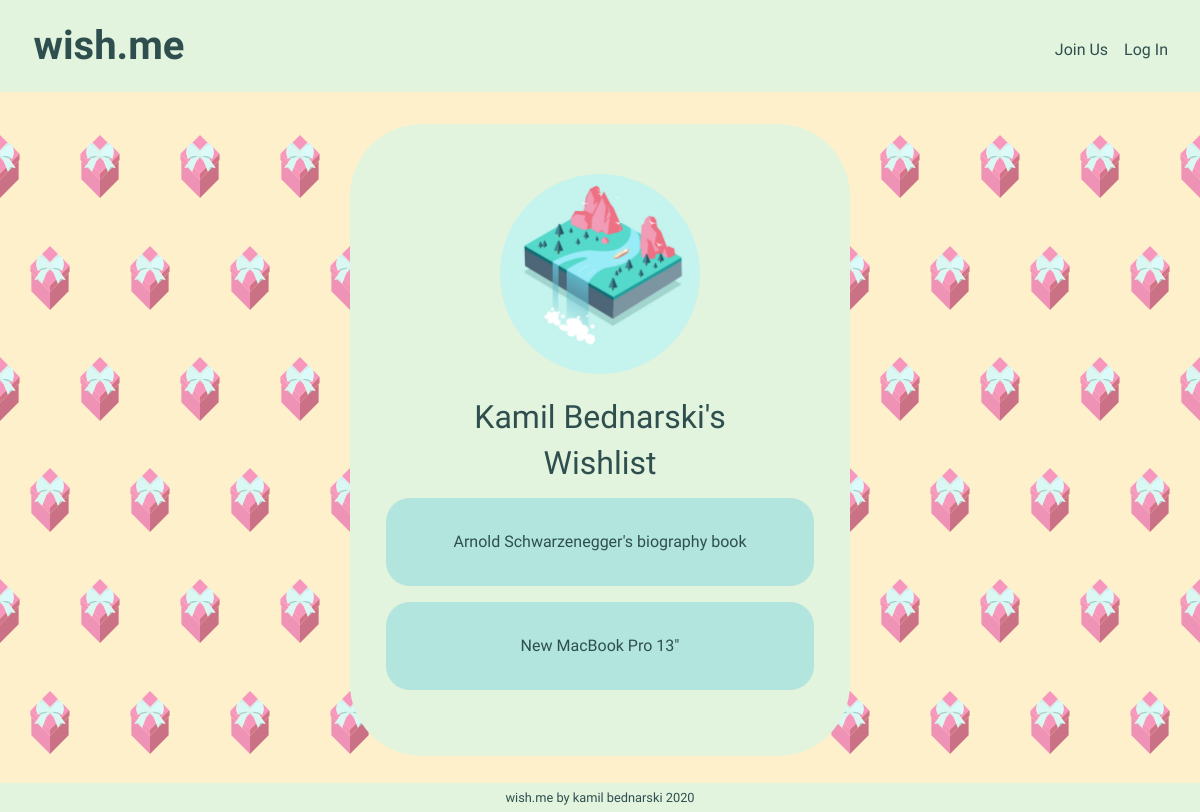
The app's page /bdktestbdk, older data.
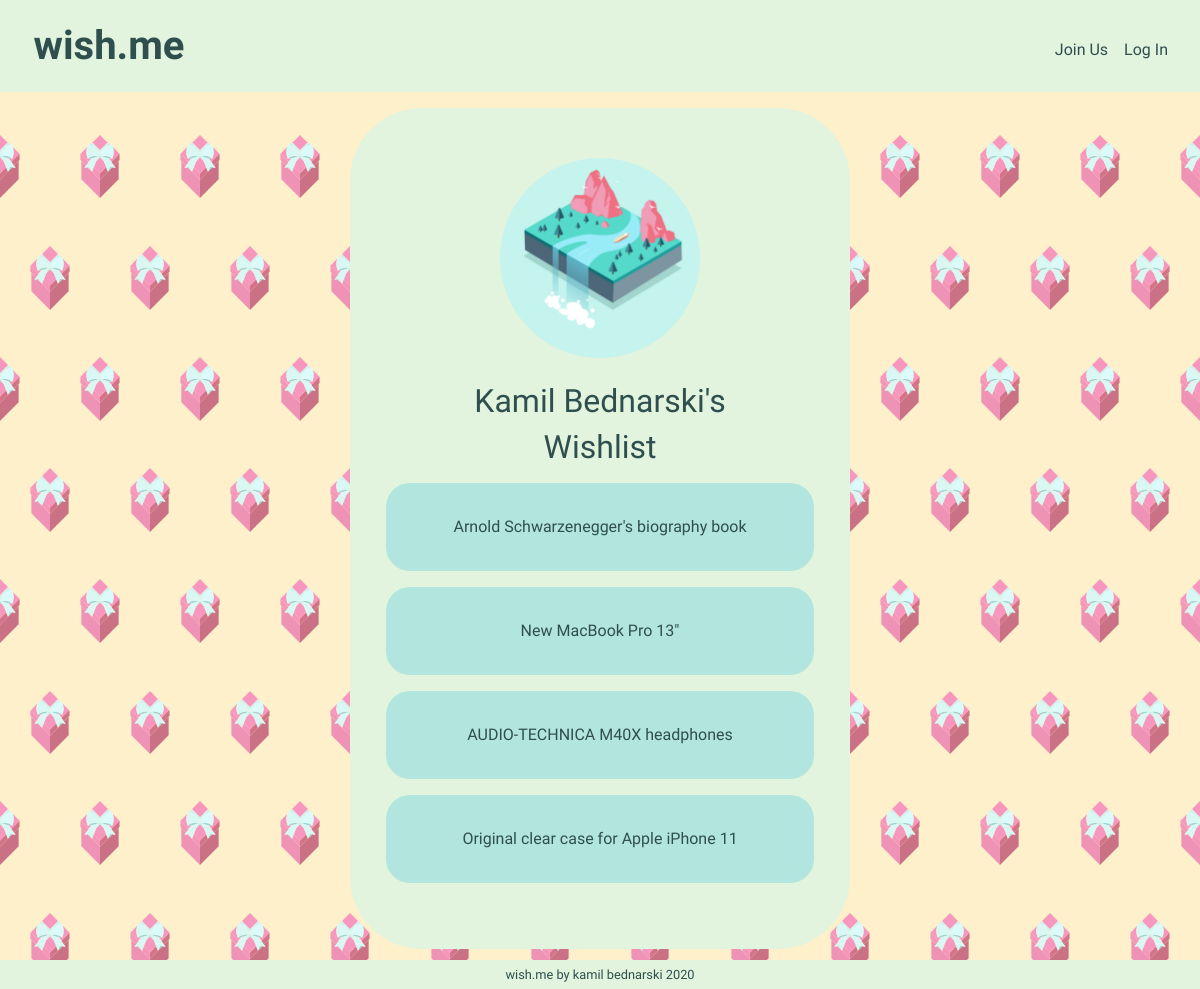
The same page, newer data.
### tables this page shows
CREATE TABLE users (id INTEGER PRIMARY KEY AUTOINCREMENT, username TEXT NOT NULL, hash TEXT NOT NULL, name TEXT NOT NULL, surname TEXT NOT NULL, email TEXT NOT NULL, city TEXT NOT NULL, country TEXT NOT NULL);

CREATE TABLE wishes (id INTEGER NOT NULL, wish TEXT NOT NULL, date TIMESTAMP NOT NULL DEFAULT CURRENT_TIMESTAMP);

### app.py (the view)
@app.route("/<username>", methods=["GET", "POST"])
def public_profile(username):
    print(f"LOG INFO: SEARCHING FOR USER WITH USERNAME: {username}")
    user_data = db.execute("SELECT * FROM users WHERE username = :username", username=username)
    if len(user_data) == 1:
        username = username
        id = user_data[0]["id"]
        name = user_data[0]["name"]
        surname = user_data[0]["surname"]
        email = user_data[0]["email"]
        city = user_data[0]["city"]
        country = user_data[0]["country"]
        user_image = db.execute("SELECT * FROM images WHERE id = :id", id=id)
        if user_image[0]["image"] == 1:
            image_source = f"/uploads/{id}.jpg"
        else:
            image_source = "profileimg.bmp"
        user_data = db.execute("SELECT * FROM users WHERE id = :id", id=id)
        name = user_data[0]["name"]
        surname = user_data[0]["surname"]
        wishlist = db.execute("SELECT wish FROM wishes WHERE id = :id", id=id)
        return render_template("profile_public.html", name=name, surname=surname, username=username, email=email, city=city, country=country, image_source=image_source, wishlist=wishlist)
    else:
        flash("There's no user with that username.")
        return redirect(url_for('index'))

### app.py (called while the page is built)
@app.after_request
def after_request(response):
    response.headers["Cache-Control"] = "no-cache, no-store, must-revalidate"
    response.headers["Expires"] = 0
    response.headers["Pragma"] = "no-cache"
    return response

### templates/profile_public.html (shortened to what this page needs)
{% extends "layout.html" %}
{% block main %}
    <div class="form-container">
        <div class="text-center pb-4">
            <img class="profile-img" src="../static/image/{{ image_source }}">
        </div>
        <div class="form-group">
            <div class="text-center">
                <h2>{{ name }} {{ surname }}'s</h2>
                <h2>Wishlist</h2>
            </div>
        </div>
        {% for record in wishlist %}
            <div class="pb-3">
                <div class="wishlist-item-container">
                    <div class="form-group text-center pt-3">
                        <p>{{ wishlist[loop.index-1]['wish'] }}</p>
                    </div>
                </div>
            </div>
        {% endfor %}
    </div>
{% endblock %}

### templates/layout.html (shortened to what this page needs)
<!DOCTYPE html>
<html lang="en">
    <head>
        <link href="https://maxcdn.bootstrapcdn.com/bootstrap/4.1.3/css/bootstrap.min.css" rel="stylesheet">
        <link rel="stylesheet" href="https://cdnjs.cloudflare.com/ajax/libs/bootstrap-datepicker/1.4.1/css/bootstrap-datepicker3.css"/>
        <link href="/static/styles.css" rel="stylesheet">
    </head>
    <body>
        <nav class="navbar navbar-expand-md navbar-light nav-bar-color">
            {% if session.user_id %}
            <div class="logo-surrounding">
                <a class="logo">wish.me</a>
            </div>
            {% else %}
            <div class="logo-surrounding">
                <a href="/"class="logo">wish.me</a>
            </div>
            {% endif %}
            <div class="collapse navbar-collapse" id="navbar">
                {% if session.user_id %}
                    <ul class="navbar-nav mr-auto mt-2 px-2 pl-3">
                        <li class="nav-item"><a class="nav-link text-navbar" href="/wishlist">Wishlist</a></li>
                        <li class="nav-item"><a class="nav-link text-navbar" href="/profile">Profile</a></li>
                    </ul>
                    <ul class="navbar-nav ml-auto mt-2 px-2 pl-3">
                        <li class="nav-item"><a class="nav-link text-navbar" href="/logout">Log Out</a></li>
                    </ul>
                {% else %}
                    <ul class="navbar-nav ml-auto mt-2 px-2 pl-3">
                        <li class="nav-item"><a class="nav-link text-navbar" href="/register">Join Us</a></li>
                        <li class="nav-item"><a class="nav-link text-navbar" href="/login">Log In</a></li>
                    </ul>
                {% endif %}
            </div>
        </nav>
        <main >
            {% block main %}{% endblock %}
        </main>
        <div class="text-center">
            <footer class=" fixed-bottom small text-muted text-navbar footer-container text-center"><a>wish.me by kamil bednarski 2020</a></footer>
        </div>
    </body>
</html>

### static/styles.css (style rules this page uses)
#navbar { font-weight: 400; }
::placeholder { color: lightgrey !important; }
body { font-family: 'Roboto Condensed', sans-serif; background-color: #FFF0CC; background-image: url('/static/image/background-segment.svg'); background-repeat: repeat; background-size: 100px; z-index: -1; background-attachment: fixed; }
main { display: flex; justify-content: center; align-items: center; padding-top: 2vh; padding-bottom: 5vh; color: darkslategray; min-height: 90vh; }
h2 { font-weight: 400; }
.nav-bar-color { background-color: #E2F3DE }
.logo { padding-left: 0.3rem; padding-right: 0.3rem; color: darkslategray !important; font-size: 2.5rem; font-weight: 700; }
.logo-surrounding { padding: 0.5rem 1rem 0.5rem 0.8rem; border-radius: 2rem; text-align: center; }
.form-container { width: 80vw; max-width: 500px; padding-left: 3vw; padding-right: 3vw; padding-top: 50px; padding-bottom: 50px; border-radius: 4.5rem; background-color: #E2F3DE; }
.profile-img { border-radius: 50%; object-fit: cover; width: 20vw; height: 20vw; max-width: 200px; max-height: 200px; }
.text-navbar { color: darkslategray !important; }
.footer-container { background-color: #E2F3DE; padding: 0.3rem; }
.wishlist-item-container { width: auto; padding-top: 1rem; padding-bottom: 1rem; max-width: 500px; border-radius: 1.5rem; background-color: #B1E5DE; }

Row changes from the older to the newer data that the page shows:
added wishes: wish "AUDIO-TECHNICA M40X headphones"
added wishes: wish "Original clear case for Apple iPhone 11"
